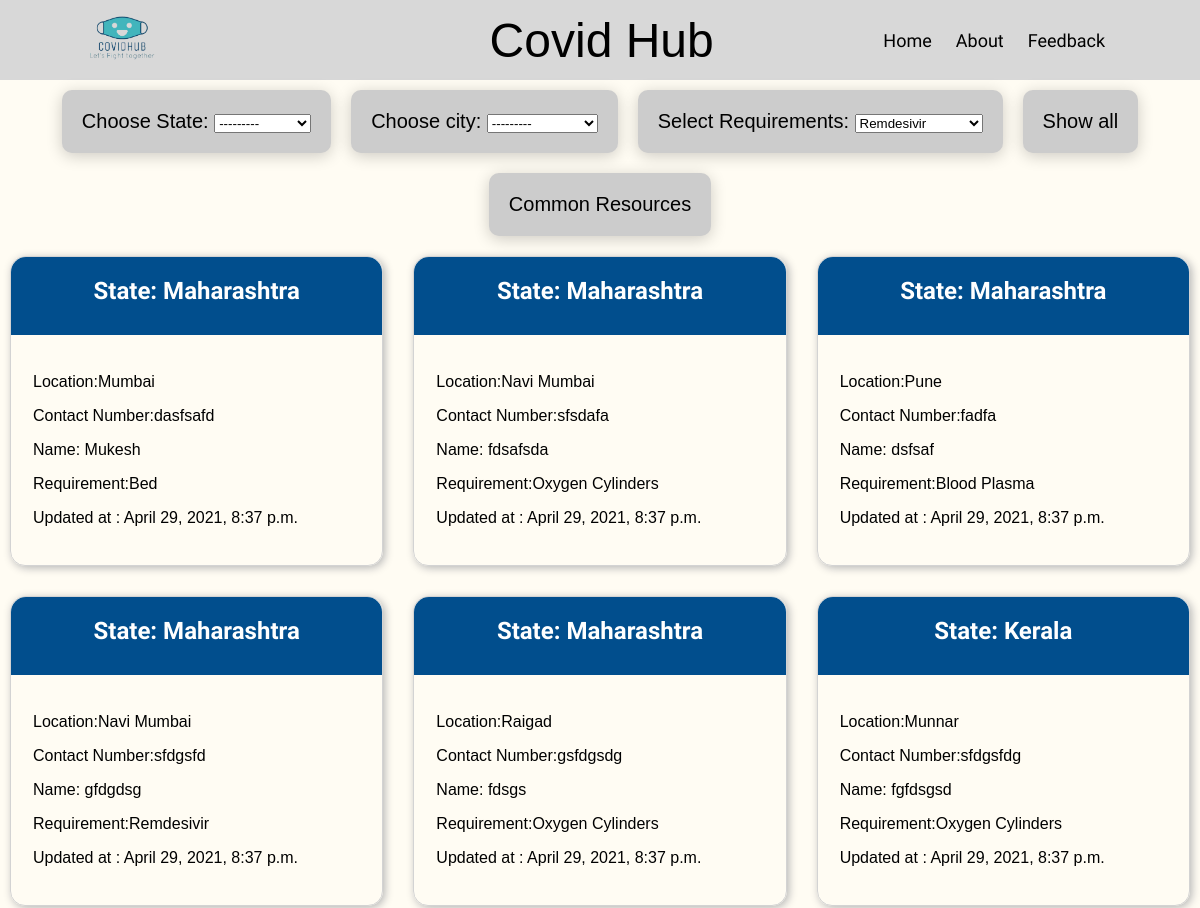
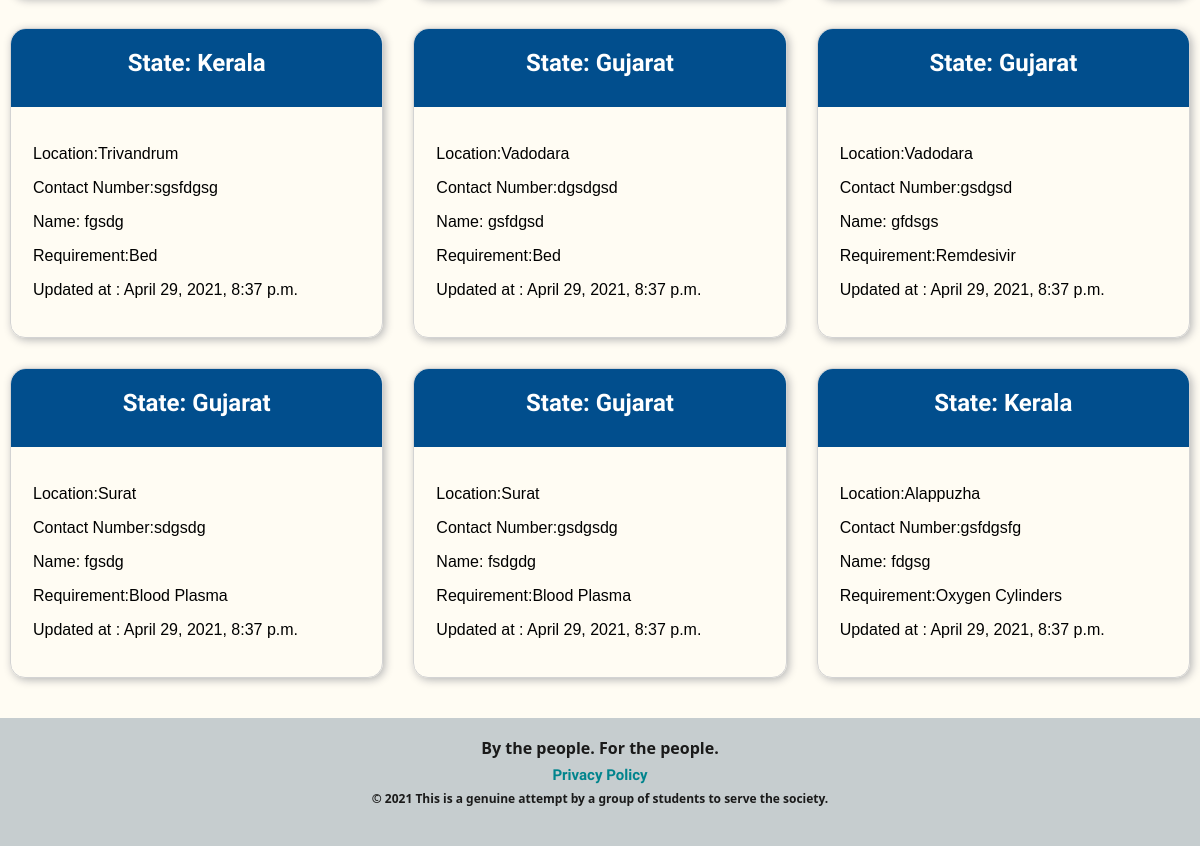
The page /posts on the database its author committed (2 pictures, top to bottom).
### receiver/models.py (models this page shows, shortened)
class Res_type(models.Model):
    resource_name = models.CharField(max_length=50)
    more_info = models.CharField(
        default='', max_length=200, blank=True, null=True)
    def __str__(self):
        return self.resource_name

class Needy(models.Model):
    name = models.CharField(max_length=200)
    email_id = models.CharField(default='', max_length=200)
    phone = models.CharField(default='', max_length=200)
    state = models.ForeignKey(
        State, on_delete=models.SET_NULL, blank=True, null=True)
    city = models.ForeignKey(
        City, on_delete=models.SET_NULL, blank=True, null=True)
    resource_name = models.ForeignKey(
        Res_type, default='del', verbose_name="resc_type", on_delete=models.SET_DEFAULT)
    description = models.CharField(max_length=200)
    created_at = models.DateTimeField(default=timezone.now, auto_created=True)
    updated_at = models.DateTimeField(auto_now=True)

class State(models.Model):
    name = models.CharField(max_length=40)
    def __str__(self):
        return self.name

class City(models.Model):
    state = models.ForeignKey(
        State, on_delete=models.CASCADE)
    name = models.CharField(max_length=40)
    def __str__(self):
        return self.name

### receiver/views.py (the view)
# urls.py: path('posts', views.posts, name='posts'),  # Needy posts
def posts(request):
    posts = Needy.objects.all()
    pf_new = Post_filt()
    if request.method == "POST":
        pf = Post_filt(request.POST)
        return render(request, 'posts.html', {'posts': posts, 'pf': pf})
    return render(request, 'posts.html', {'posts': posts, 'pf': pf_new})

### receiver/forms.py
class Post_filt(forms.ModelForm):
    class Meta:
        model = Needy
        fields = ['state', 'city', 'resource_name']

### receiver/templates/posts.html (shortened to what this page needs)
{% extends 'base.html'%}
{% block content %}
{% load static %}
<link rel="stylesheet" href="{% static 'css/cards.css' %}" type="text/css" />
<div class="selection_box" method="POST" id='postN' data-cities-url="{% url 'ajax_load_cities' %}"
    post-cards-url="{% url 'newpostCards' %}">
    <div class="Regiondropdown">
        <div id="SelectRegion">
            <label id="LabelText">Choose State:</label>
            {{ pf.state }}
        </div>
    </div>
    <div class="Regiondropdown">
        <div id="SelectRegion">
            <label id="LabelText">Choose city:</label>
            {{ pf.city }}
        </div>
    </div>
    <div class="Requirementdropdown">
        <div id="SelectRequirement">
            <label id="LabelText">Select Requirements:</label>
            {{ pf.resource_name }}
        </div>
    </div>
    <div class="resources_button">
        <button id="show_all">Show all</button>
    </div>
    <div class="resources_button">
        <button id="CommonResources">Common Resources</button>
    </div>
</div>
<div class="whole_card" id='post_cards'>
    {% for post in posts %}
    <div class="card1">
        <div class="State">
            <h2>State: {{post.state}}</h2>
        </div>
        <div class="container">
            <p>Location:{{post.city}}</p>
            <p>Contact Number:{{post.phone}} </p>
            <p>Name: {{post.name}}</p>
            <p>Requirement:{{post.resource_name}}</p>
            <p>Updated at : {{ post.updated_at }}</p>
        </div>
    </div>
    {% endfor %}
</div>
{% endblock %}

### receiver/static/css/base_style.css (style rules this page uses)
body, head { padding: 0px; margin: 0px; font-family: Arial, Helvetica, sans-serif; background-color: #fffcf3; }

### receiver/static/css/cards.css (style rules this page uses)
.selection_box { width: 100%; height: auto; display: flex; flex-direction: row; justify-content: center; align-items: center; }
.Regiondropdown { padding: 10px; }
.Regiondropdown option { padding: 20px; }
#SelectRegion { border-radius: 10px; padding: 20px; background-color: rgb(204, 204, 204); box-shadow: 0 3px 1rem rgb(0 0 0 / 20%); }
.Requirementdropdown { padding: 10px; }
#SelectRequirement { border-radius: 10px; padding: 20px; background-color: rgb(204, 204, 204); box-shadow: 0 3px 1rem rgb(0 0 0 / 20%); }
#LabelText { font-family: "Gill Sans", "Gill Sans MT", Calibri, "Trebuchet MS", sans-serif; font-size: 20px; }
.resources_button { padding: 10px; }
.resources_button button { border: none; padding: 20px; }
#CommonResources, #show_all { width: calc(100%-20px) ; background-color: rgb(204, 204, 204); border-radius: 10px; font-family: "Gill Sans", "Gill Sans MT", Calibri, "Trebuchet MS", sans-serif; color: rgb(0, 0, 0); text-align: center; text-decoration: none; font-size: 20px; box-shadow: 0 3px 1rem rgb(0 0 0 / 20%); cursor: pointer; }
.whole_card { display: grid; grid-template-columns: repeat(4, 1fr); grid-gap: 20px; margin-bottom: 30px; }
.whole_card p { font-family: "Franklin Gothic Medium", "Arial Narrow", Arial, sans-serif; }
.card1 { margin: 10px; width: calc(100%-20px); display: flex; flex-direction: column; border: 1px rgb(211, 211, 211) solid; border-radius: 15px; box-shadow: 2px 2px 9px rgb(182, 182, 182); }
.State { height: 78px; background: rgb(1, 78, 141); color: white; text-align: center; border-top-right-radius: 15px; border-top-left-radius: 15px; font-family: "Red Hat Display", sans-serif; }
.container { padding: 12px; margin: 10px; color: rgb(0, 0, 0); }
@media only screen and (max-width: 1400px) { .whole_card { display: grid; grid-template-columns: repeat(3, 1fr); grid-gap: 10px; } }
@media only screen and (max-width: 1400px) { .selection_box { font-size: 10px; flex-wrap: wrap; } }
@media only screen and (max-width: 1400px) { .Regiondropdown { font-size: 20px; } }
@media only screen and (max-width: 1400px) { .Requirementdropdown { font-size: 20px; } }
@media only screen and (max-width: 1250px) { .selection_box { font-size: 10px; flex-wrap: wrap; } }
@media only screen and (max-width: 1250px) { .Regiondropdown { font-size: 20px; } }
@media only screen and (max-width: 1250px) { .Requirementdropdown { font-size: 20px; } }

### rows shown on the page
Res_type: resource_name "Remdesivir"
Needy: state "Maharashtra", city "Mumbai", phone "dasfsafd", name "Mukesh", resource_name "Bed", updated_at "April 29, 2021, 8:37 p.m."
Needy: state "Maharashtra", city "Navi Mumbai", phone "sfsdafa", name "fdsafsda", resource_name "Oxygen Cylinders", updated_at "April 29, 2021, 8:37 p.m."
Needy: state "Maharashtra", city "Pune", phone "fadfa", name "dsfsaf", resource_name "Blood Plasma", updated_at "April 29, 2021, 8:37 p.m."
Needy: state "Maharashtra", city "Navi Mumbai", phone "sfdgsfd", name "gfdgdsg", resource_name "Remdesivir", updated_at "April 29, 2021, 8:37 p.m."
Needy: state "Maharashtra", city "Raigad", phone "gsfdgsdg", name "fdsgs", resource_name "Oxygen Cylinders", updated_at "April 29, 2021, 8:37 p.m."
Needy: state "Kerala", city "Munnar", phone "sfdgsfdg", name "fgfdsgsd", resource_name "Oxygen Cylinders", updated_at "April 29, 2021, 8:37 p.m."
Needy: state "Kerala", city "Trivandrum", phone "sgsfdgsg", name "fgsdg", resource_name "Bed", updated_at "April 29, 2021, 8:37 p.m."
Needy: state "Gujarat", city "Vadodara", phone "dgsdgsd", name "gsfdgsd", resource_name "Bed", updated_at "April 29, 2021, 8:37 p.m."
Needy: state "Gujarat", city "Vadodara", phone "gsdgsd", name "gfdsgs", resource_name "Remdesivir", updated_at "April 29, 2021, 8:37 p.m."
Needy: state "Gujarat", city "Surat", phone "sdgsdg", name "fgsdg", resource_name "Blood Plasma", updated_at "April 29, 2021, 8:37 p.m."
Needy: state "Gujarat", city "Surat", phone "gsdgsdg", name "fsdgdg", resource_name "Blood Plasma", updated_at "April 29, 2021, 8:37 p.m."
Needy: state "Kerala", city "Alappuzha", phone "gsfdgsfg", name "fdgsg", resource_name "Oxygen Cylinders", updated_at "April 29, 2021, 8:37 p.m."
